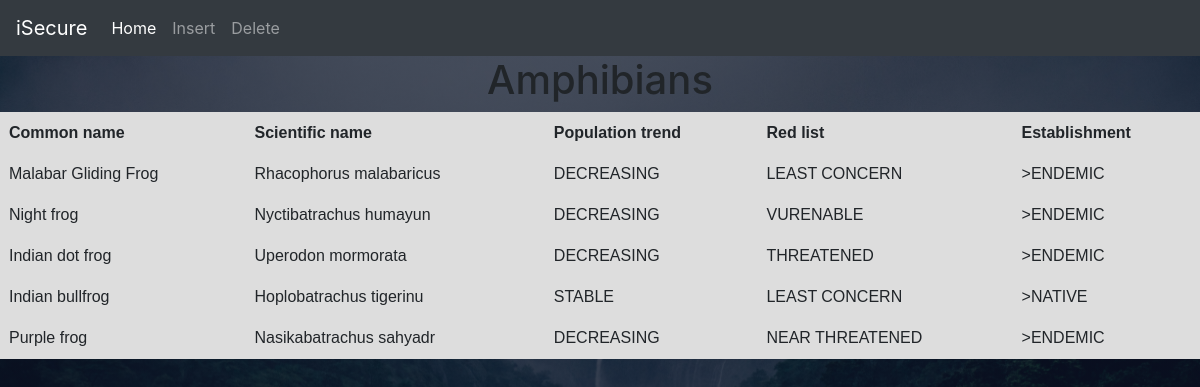
Page /displayamp.php on the committed database.
### tables this page shows
CREATE TABLE `amphibian` (
  `name` varchar(23) NOT NULL,
  `scientific_name` varchar(23) NOT NULL,
  `population_trend` varchar(23) NOT NULL,
  `red_list` varchar(23) NOT NULL,
  `establishment` varchar(23) NOT NULL
);

### displayamp.php (the view, shortened to what this page needs)
<!DOCTYPE html>
<html>
    <head>
    <?php include 'links.php'; ?>
    <link rel="stylesheet" href="table.css">
        <link rel="stylesheet" href="https://stackpath.bootstrapcdn.com/bootstrap/4.4.1/css/bootstrap.min.css">
    </head>
    <body>
    <nav class="navbar navbar-expand-lg navbar-dark bg-dark">
  <a class="navbar-brand" href="/forest">iSecure</a>
  <div class="collapse navbar-collapse" id="navbarSupportedContent">
    <ul class="navbar-nav mr-auto">
      <li class="nav-item active">
        <a class="nav-link" href="/forest/firstp.php">Home <span class="sr-only">(current)</span></a>
      </li>
      <li class="nav-item">
        <a class="nav-link" href="/forest/insertamp.php">Insert</a>
      </li>
      <li class="nav-item">
        <a class="nav-link" href="/forest/deleteamp.php">Delete</a>
      </li>
  </div>
</nav><div = class="main-div">
            <h1 class="text-center">Amphibians</h1>
            <div class ="center-div">
                <div class = "table-responsive">
                    <table>
                        <thead>
                            <tr>
                                <th> Common name</th>
                                <th> Scientific name </th>
                                <th> Population trend </th>
                                <th> Red list </th>
                                <th> Establishment </th>
                            </tr>
                        </thead>
                        <tbody>
                        <?php
                        include 'connection.php';
                        $selectquery = " select * from amphibian";
                        $query = mysqli_query($conn, $selectquery);
                        while($res = mysqli_fetch_array($query)){
                        ?>
                        <tr>
                        <td><?php echo $res['name']; ?></td>
                        <td><?php echo $res['scientific_name']; ?> </td>
                        <td><?php echo $res['population_trend']; ?></td>
                        <td><?php echo $res['red_list']; ?> </td>
                        <td>><?php echo $res['establishment']; ?> </td>
                        </tr>
                        <?php
                        }
                        ?>
                        </tbody>
                    </table>
                </div>
            </div>
        </div>
    </body>
</html>

### links.php (shortened to what this page needs)
<link rel="stylesheet" href="https://cdnjs.cloudflare.com/ajax/libs/font-awesome/4.7.0/css/font-awesome.min.css" />

### table.css (style rules this page uses)
table { font-family: Arial, sans-serif; border-collapse: collapse; width: 100%; border: 1px solid #ddd; }
th, td { border-right: 1px solid #ddd; border-bottom: 1px solid #ddd; padding: 8px; text-align: left; }
th,td { border-left: 1px solid #ddd; border-top: 1px solid #ddd; background-color: #ddd;background-color: #ddd; }
body { min-height: 100vh; width: 100%; background-image: linear-gradient(rgba(4, 9, 30, 0.7), rgba(4, 9, 30, 0.7)), url(figure.jpg); background-position: center; background-size: cover; position: relative; }

### rows in the picture
amphibian: name "Malabar Gliding Frog", scientific_name "Rhacophorus malabaricus", population_trend "DECREASING", red_list "LEAST CONCERN", establishment "ENDEMIC"
amphibian: name "Night frog", scientific_name "Nyctibatrachus humayun", population_trend "DECREASING", red_list "VURENABLE", establishment "ENDEMIC"
amphibian: name "Indian dot frog", scientific_name "Uperodon mormorata", population_trend "DECREASING", red_list "THREATENED", establishment "ENDEMIC"
amphibian: name "Indian bullfrog", scientific_name "Hoplobatrachus tigerinu", population_trend "STABLE", red_list "LEAST CONCERN", establishment "NATIVE"
amphibian: name "Purple frog", scientific_name "Nasikabatrachus sahyadr", population_trend "DECREASING", red_list "NEAR THREATENED", establishment "ENDEMIC"
